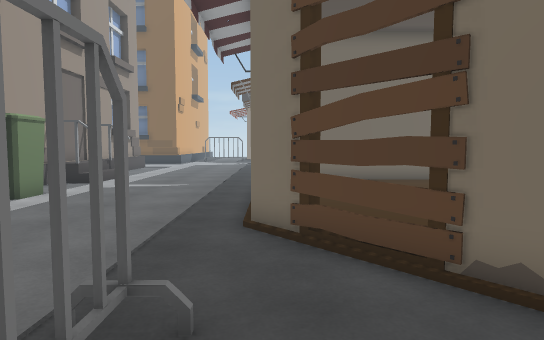
view 1 (above)

24 first-person views from a walk through a Unity game level. The camera is 1.5 m above the floor, tilts 4° down and sees 75° across. The floor is counted in squares, 1 m on a side. Each view is taken from the middle of a square. On the plan, view 1 faces up. The plan holds only what a view shows up to about 16 squares ahead; the rest is blank. The place goes on beyond the plan. The player character is not drawn. Some surface patterns are stand-ins.

view 2
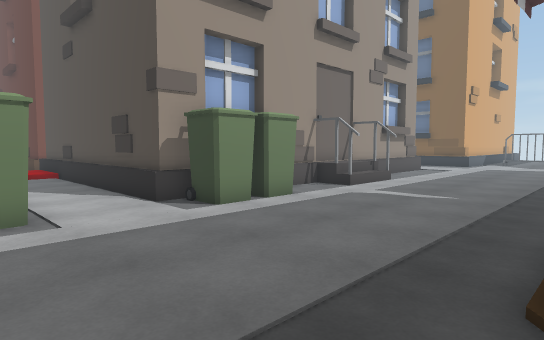

view 3
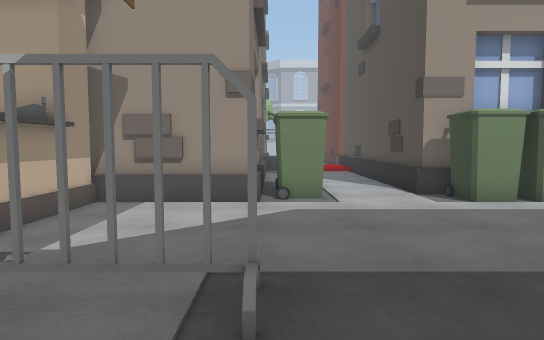

view 4
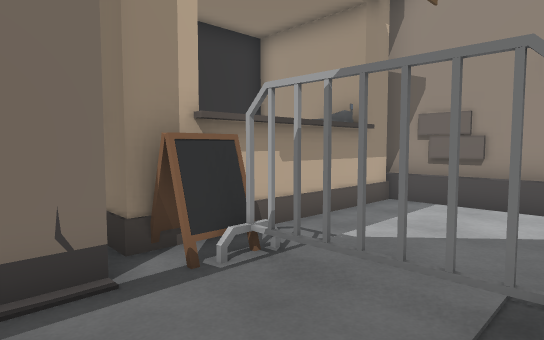

view 5
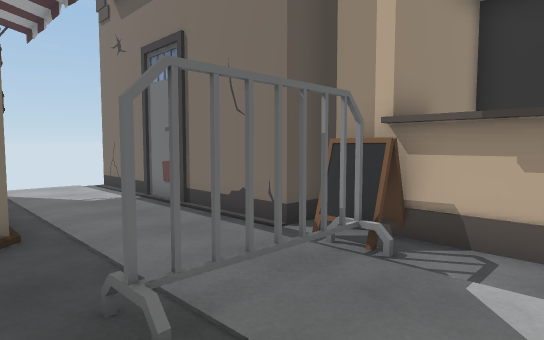

view 6
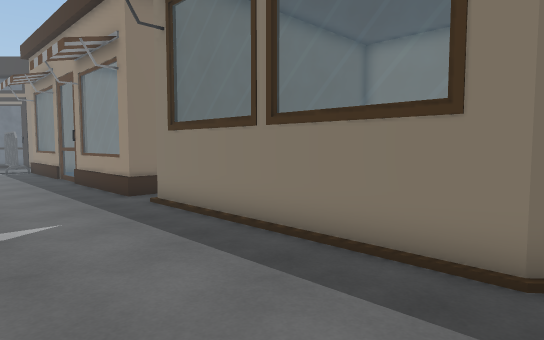

view 7
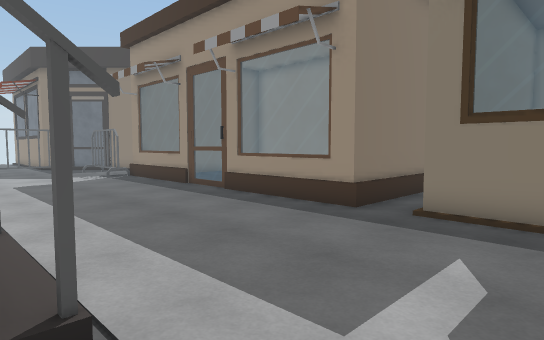

view 8
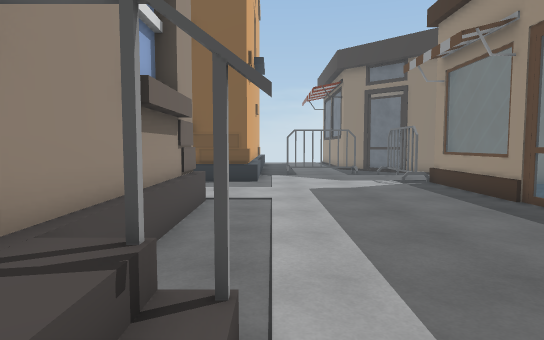

view 9
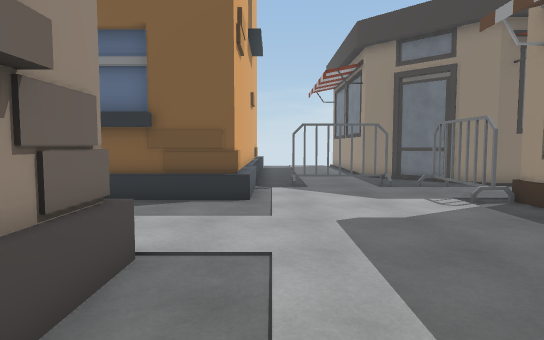

view 10
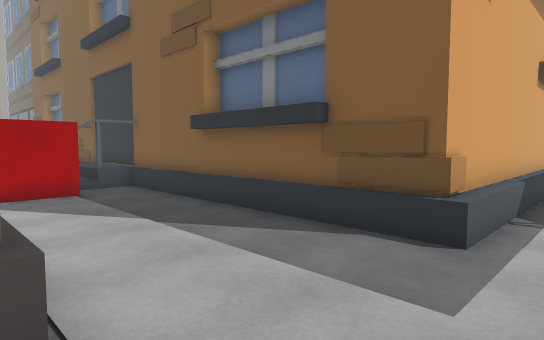

view 11
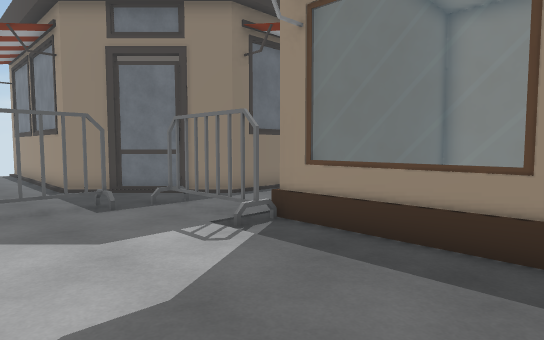

view 12
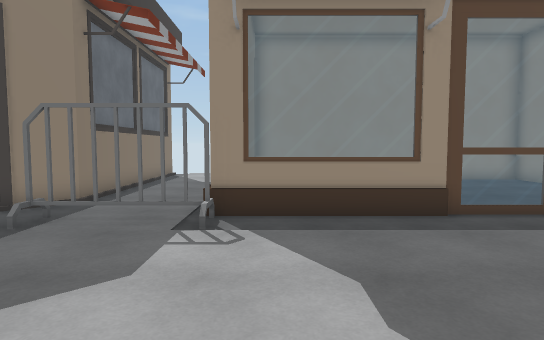

view 13
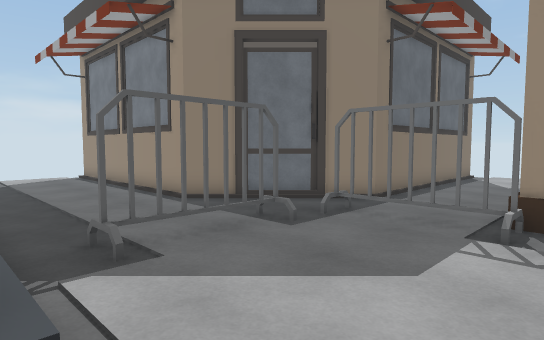

view 14
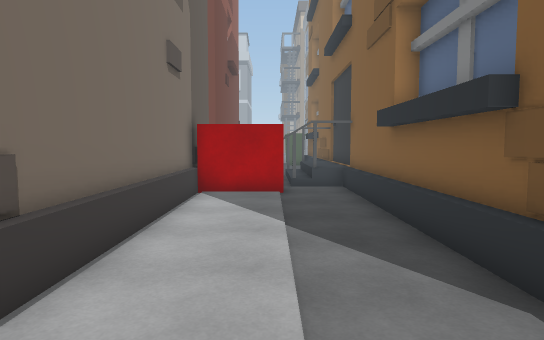

view 15
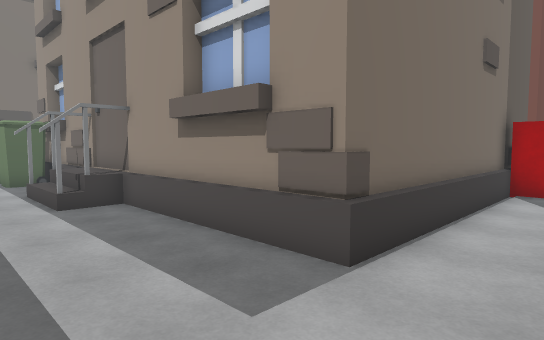

view 16
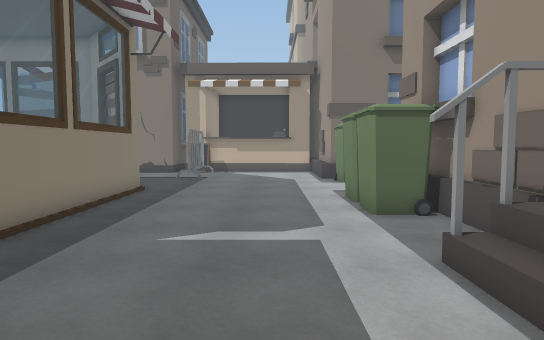

view 17
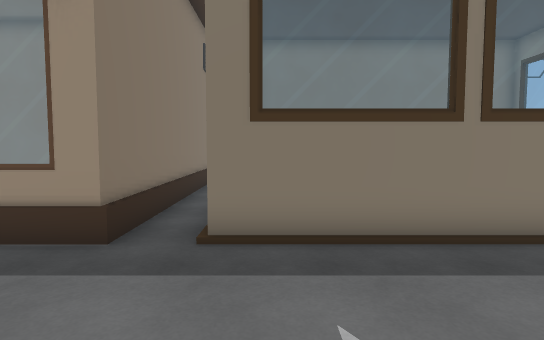

view 18
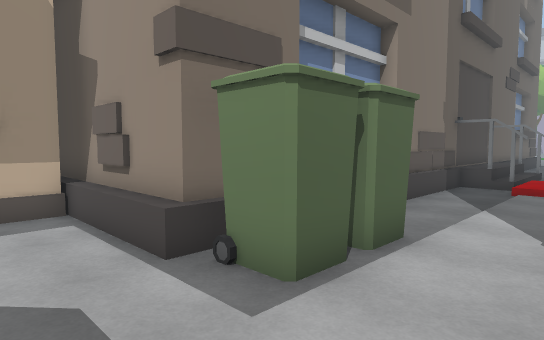

view 19
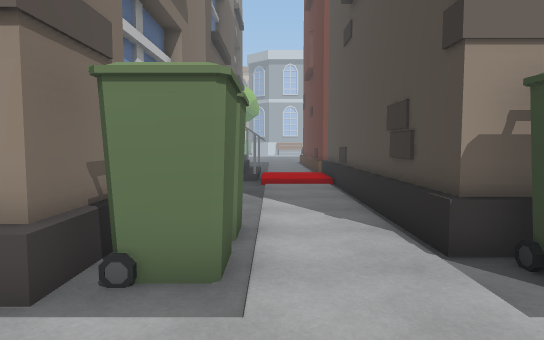

view 20
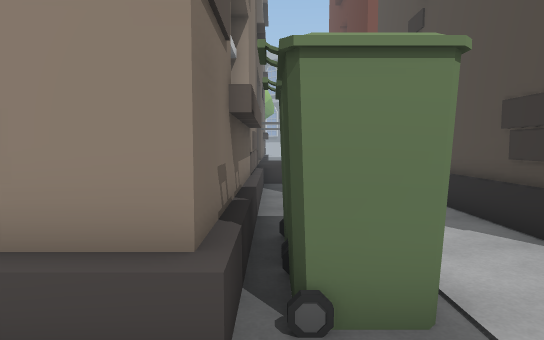

view 21
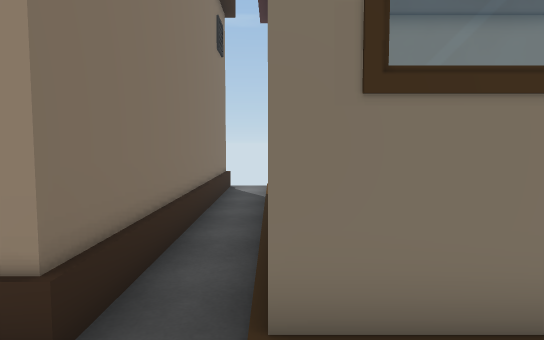

view 22
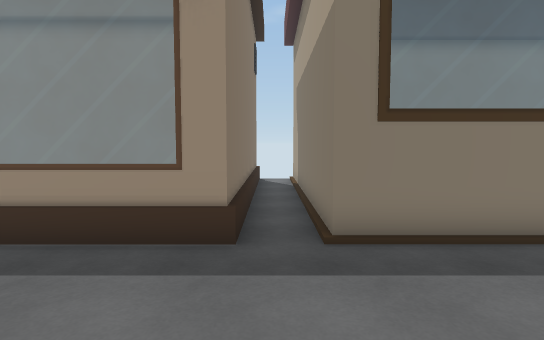

view 23
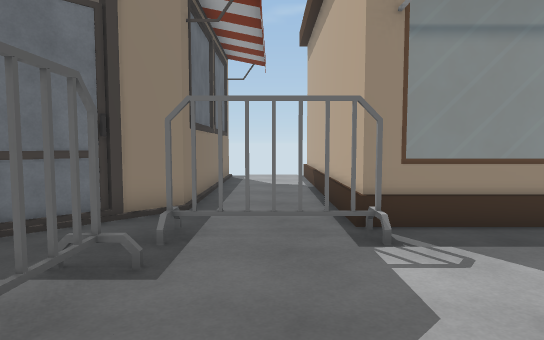

view 24
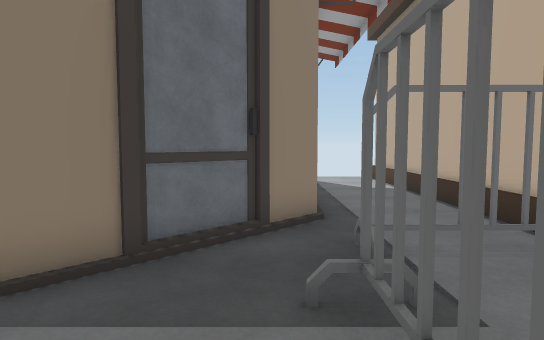

### Floor plan
Key: @ floor where view 1 was taken; # wall or solid block; . main floor; : floor 0.25 m higher than the main floor; / step, stairs or slope; O other object.
Columns run from 18 left of view 1 to 10 right of it. Each row starts with its distance up from view 1.
 38           O.....O
 37           O.....O
 36           O......O
 35           O....../O
 34           O.......OO
 33           O.OO.O....OOOOOOOOO
 32           O..................
 31           O......O...........
 30 ####OOOOOOO.................
 29 .................OO#########
 28 ..................O       #
 27 #.................O       #
 26 #.................O.      #
 25 #.................O.      #
 24 ##OO#####O........O       #
 23         ##........O..     #
 22          O........O...    #
 21          O........O.....  #
 20          #........O ......#
 19          #........O  .....#
 18          #........O    ...#
 17         OOO.......###########
 16          O ..................
 15         OO .......OOOOOOOOOOO
 14          #O.......O         O
 13          #........O         O
 12          #........O         O
 11          OOO......O         O
 10          OOO......O         O
  9         ##OO......O         O
  8 ##OO#####OO.......O         O
  7 :.................O         O
  6 :.................OO        O
  5 :..................O        O
  4 .......OOOO.........O       O
  3 ........OOO..........OOOOOOOO
  2 ###########......O...........
  1           #..................
  0           O.......@..........
 -1           #......O.OOOOOOOOOO
 -2           #OOOOOOOOO
 -3           # OOO  OOO
 -4           O O    O

Positions as (right, up) in squares from view 1, and headings:
1: (0, 0), facing up
2: (0, 3), facing up-left
3: (2, 3), facing left
4: (2, 3), facing down-left
5: (-4, 4), facing down-right
6: (-5, 6), facing up-right
7: (-8, 12), facing up-right
8: (-7, 15), facing up
9: (-7, 20), facing up
10: (-6, 24), facing up-left
11: (-6, 24), facing up-right
12: (-8, 28), facing right
13: (-8, 28), facing up-right
14: (-6, 27), facing left
15: (-5, 27), facing down-left
16: (-5, 19), facing down
17: (-6, 14), facing right
18: (-5, 7), facing down-left
19: (-4, 5), facing left
20: (-5, 3), facing left
21: (-3, 15), facing right
22: (-6, 16), facing right
23: (-7, 31), facing right
24: (-6, 34), facing right
